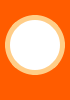
           <widget class="QFrame" name="frame_left_menu">
            <property name="sizePolicy">
             <sizepolicy hsizetype="Preferred" vsizetype="Preferred">
              <horstretch>0</horstretch>
              <verstretch>0</verstretch>
             </sizepolicy>
            </property>
            <property name="minimumSize">
             <size>
              <width>70</width>
              <height>0</height>
             </size>
            </property>
            <property name="maximumSize">
             <size>
              <width>70</width>
              <height>16777215</height>
             </size>
            </property>
            <property name="layoutDirection">
             <enum>Qt::LeftToRight</enum>
            </property>
            <property name="styleSheet">
             <string notr="true">background-color: rgb(255,92,0);</string>
            </property>
            <property name="frameShape">
             <enum>QFrame::NoFrame</enum>
            </property>
            <property name="frameShadow">
             <enum>QFrame::Raised</enum>
            </property>
            <layout class="QVBoxLayout" name="verticalLayout_5">
             <property name="spacing">
              <number>1</number>
             </property>
             <property name="leftMargin">
              <number>0</number>
             </property>
             <property name="topMargin">
              <number>0</number>
             </property>
             <property name="rightMargin">
              <number>0</number>
             </property>
             <property name="bottomMargin">
              <number>0</number>
             </property>
             <item alignment="Qt::AlignTop">
              <widget class="QFrame" name="frame_menus">
               <property name="frameShape">
                <enum>QFrame::NoFrame</enum>
               </property>
               <property name="frameShadow">
                <enum>QFrame::Raised</enum>
               </property>
               <layout class="QVBoxLayout" name="layout_menus">
                <property name="spacing">
                 <number>0</number>
                </property>
                <property name="leftMargin">
                 <number>0</number>
                </property>
                <property name="topMargin">
                 <number>0</number>
                </property>
                <property name="rightMargin">
                 <number>0</number>
                </property>
                <property name="bottomMargin">
                 <number>0</number>
                </property>
               </layout>
              </widget>
             </item>
             <item alignment="Qt::AlignBottom">
              <widget class="QFrame" name="frame_extra_menus">
               <property name="sizePolicy">
                <sizepolicy hsizetype="Preferred" vsizetype="Preferred">
                 <horstretch>0</horstretch>
                 <verstretch>0</verstretch>
                </sizepolicy>
               </property>
               <property name="frameShape">
                <enum>QFrame::NoFrame</enum>
               </property>
               <property name="frameShadow">
                <enum>QFrame::Raised</enum>
               </property>
               <layout class="QVBoxLayout" name="layout_menu_bottom">
                <property name="spacing">
                 <number>10</number>
                </property>
                <property name="leftMargin">
                 <number>0</number>
                </property>
                <property name="topMargin">
                 <number>0</number>
                </property>
                <property name="rightMargin">
                 <number>0</number>
                </property>
                <property name="bottomMargin">
                 <number>25</number>
                </property>
                <item alignment="Qt::AlignHCenter">
                 <widget class="QLabel" name="label_user_icon">
                  <property name="sizePolicy">
                   <sizepolicy hsizetype="Maximum" vsizetype="Maximum">
                    <horstretch>0</horstretch>
                    <verstretch>0</verstretch>
                   </sizepolicy>
                  </property>
                  <property name="minimumSize">
                   <size>
                    <width>60</width>
                    <height>60</height>
                   </size>
                  </property>
                  <property name="maximumSize">
                   <size>
                    <width>60</width>
                    <height>60</height>
                   </size>
                  </property>
                  <property name="font">
                   <font>
                    <family>Segoe UI Historic</family>
                    <pointsize>12</pointsize>
                   </font>
                  </property>
                  <property name="styleSheet">
                   <string notr="true">QLabel {
	border-radius: 30px;
	background-color: white;
	border: 5px solid rgb(255,205,136);
	background-position: center;
	background-repeat: no-repeat;
}</string>
                  </property>
                  <property name="text">
                   <string/>
                  </property>
                  <property name="alignment">
                   <set>Qt::AlignCenter</set>
                  </property>
                 </widget>
                </item>
               </layout>
              </widget>
             </item>
            </layout>
           </widget>
